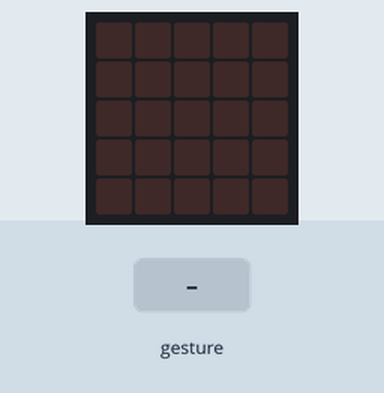
The program below on a simulated BBC micro:bit (MakeCode). Parts: the board's 5×5 LED display. The inputs (shaded band) are chosen by the test bench. Random numbers come from a fixed seed; a tilt is held for 1.5 s and a shake lasts 1 s, then the board lies face up again.

Above: at 1.2 s.
1.3 s: gesture 'shake'
At 2.3 s:
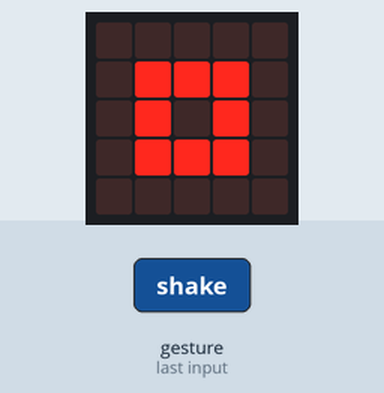
3.0 s: gesture 'shake'
At 3.6 s:
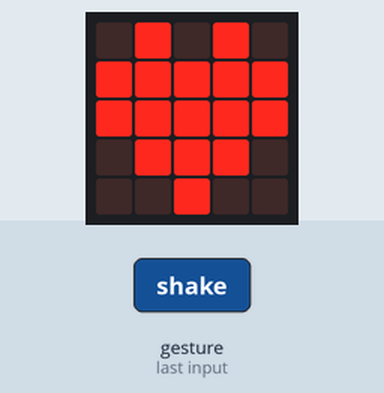
Timing chart, 0 to 6.0 s (numbered marks = the images above; inputs shaded):
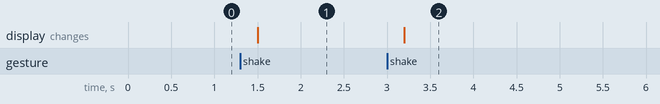

Measured:
- after the input at 1.3 s, the display: changes after 0.20 s (image 1)
- after the input at 3.0 s, the display: changes after 0.20 s (image 2)

The program:

main.ts
```typescript
let tool = 0
input.onGesture(Gesture.Shake, function () {
    tool = randint(0, 2)
    if (tool == 0) {
        basic.showIcon(IconNames.SmallSquare)
    } else if (tool == 1) {
        basic.showIcon(IconNames.Square)
    } else {
        basic.showIcon(IconNames.Heart)
    }
})
```

test.ts
```typescript
// aquí va el archivo "tests"; esto no se compilará cuando este paquete se utilice como una extensión.
```
